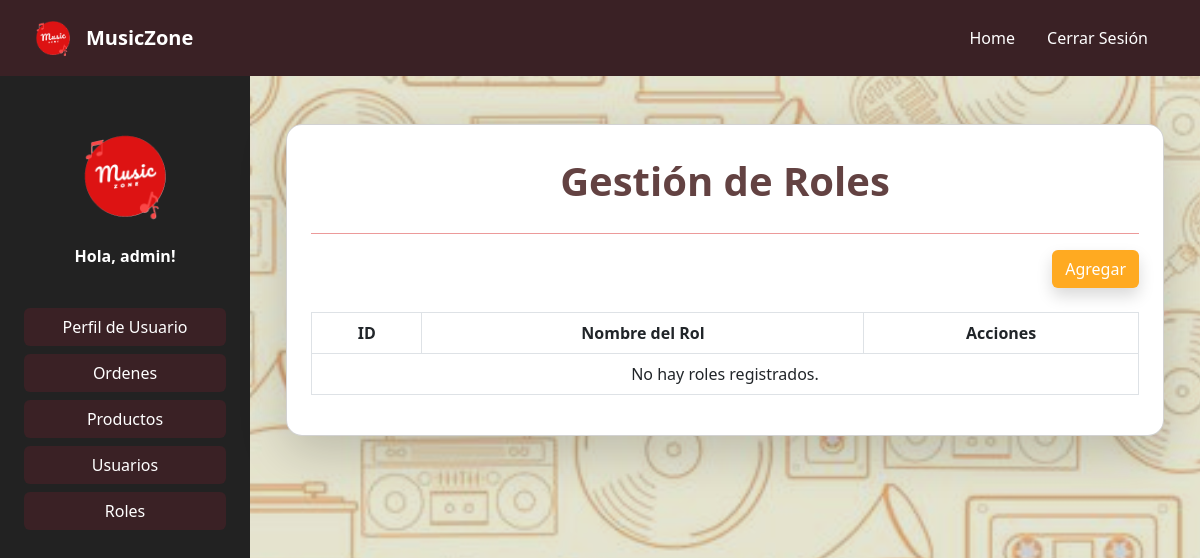
Before: /usuarios/roles/ (signed in) with the older database file.
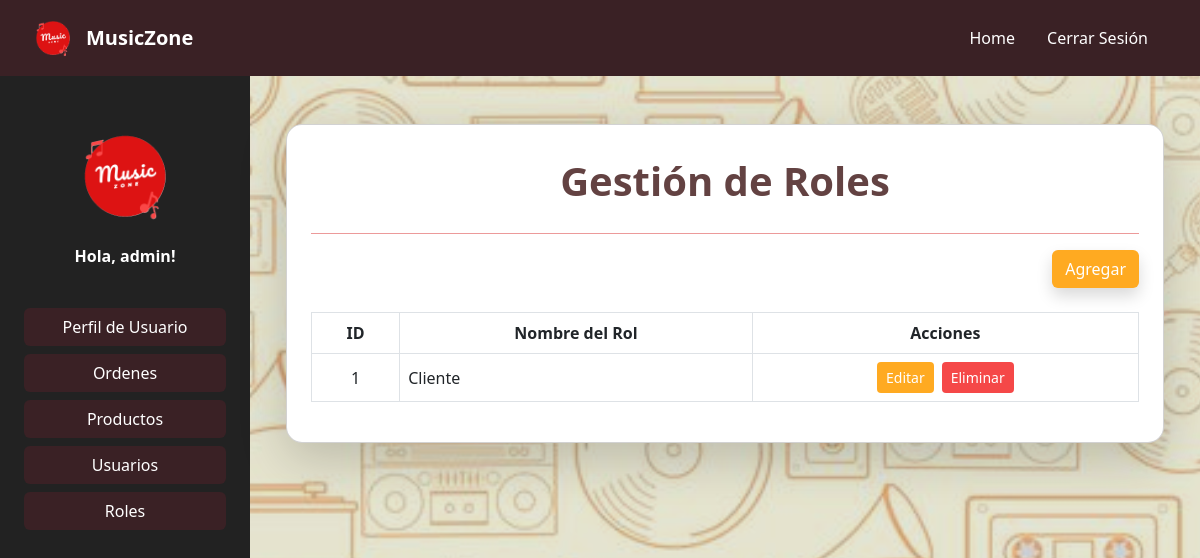
After: the same page with the newer database file.
### Users/models.py (models this page shows, shortened)
class Role(models.Model):
    role = models.CharField(max_length=100, verbose_name='Rol')

### Users/views.py (the view)
# urls.py: path('roles/', views.role, name='role'),
@staff_member_required(login_url='/')
@login_required
def role(request):
    roles = Role.objects.all()
    return render(request, 'roles/role.html', {'roles': roles})

### Users/templates/roles/role.html (shortened to what this page needs)
{% extends 'base.html' %}
{% load static %}
{% block content %}
<link href="https://cdn.jsdelivr.net/npm/bootstrap@5.3.0/dist/css/bootstrap.min.css" rel="stylesheet">
<div class="container py-4">
    <div class="card shadow-lg rounded-4 p-4" style="background-color:white;">
        <h1 class="text-center fw-bold mt-2 mb-4" style="color: #634242">Gestión de Roles</h1>
        <hr class="border-1 opacity-75 mt-1 mb-3" style="color: rgb(230, 120, 120);">
        <div class="row mb-4 align-items-center">
            <div class="col-12 col-md-6 text-md-end mt-2 mt-md-0">
                <button onclick="openCreateModal()" class="btn shadow" style="background-color: #ffaa21; color: white;">Agregar</button>
            </div>
        </div>
        <div class="table-responsive">
            <table id="usersTable" class="table table-bordered table-hover align-middle">
                <thead class="text-center">
                    <tr>
                        <th>ID</th>
                        <th>Nombre del Rol</th>
                        <th>Acciones</th>
                    </tr>
                </thead>
                <tbody>
                    {% for rol in roles %}
                    <tr>
                        <td class="text-center">{{ rol.id }}</td>
                        <td>{{ rol.role }}</td>
                        <td>
                            <div class="d-flex flex-wrap gap-2 justify-content-center">
                                <a href="javascript:void(0);" onclick="openEditModal(this)" data-id="{{ rol.id }}" data-name="{{ rol.role }}" class="btn btn-sm text-white" style="background-color: #ffaa21;">Editar</a>
                                <a href="javascript:void(0);" onclick="openDeleteModal('{{ rol.id }}', '{{ rol.role }}')" class="btn btn-sm text-white" style="background-color: rgb(245, 72, 72);">Eliminar</a>
                            </div>
                        </td>
                    </tr>
                    {% empty %}
                    <tr>
                        <td colspan="3" class="text-center">No hay roles registrados.</td>
                    </tr>
                    {% endfor %}
                </tbody>
            </table>
        </div>
    </div>
</div>
<link href="{% static 'css/role.css' %}" rel="stylesheet">
{% endblock %}

Changed rows visible on the page:
added Role: id "1", role "Cliente"
Other visible differences:
text no longer shown: "No hay roles registrados."
